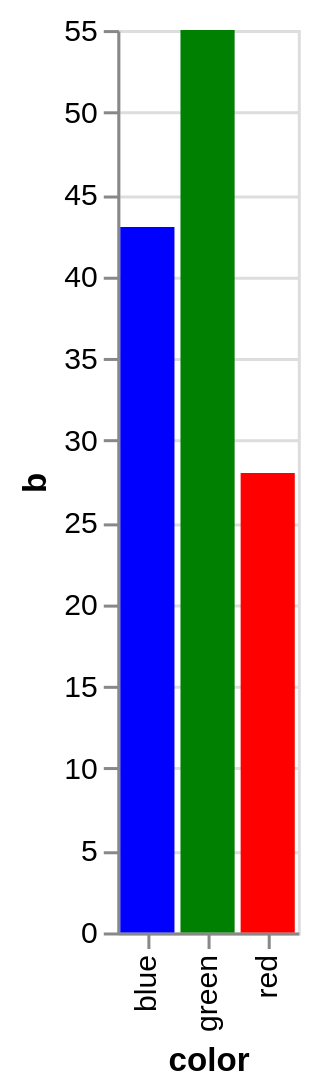

This figure's Vega-Lite source:
### Vega-Lite specification from a JSON file in a GitHub repository (floating-point values rounded to 4 significant figures)
{"$schema": "https://vega.github.io/schema/vega-lite/v3.json", "description": "A bar chart that directly encodes color names in the data.", "data": {"values": [{"color": "red", "b": 28}, {"color": "green", "b": 55}, {"color": "blue", "b": 43}]}, "mark": "bar", "encoding": {"x": {"field": "color", "type": "nominal"}, "y": {"field": "b", "type": "quantitative"}, "color": {"field": "color", "type": "nominal", "scale": null}}}
